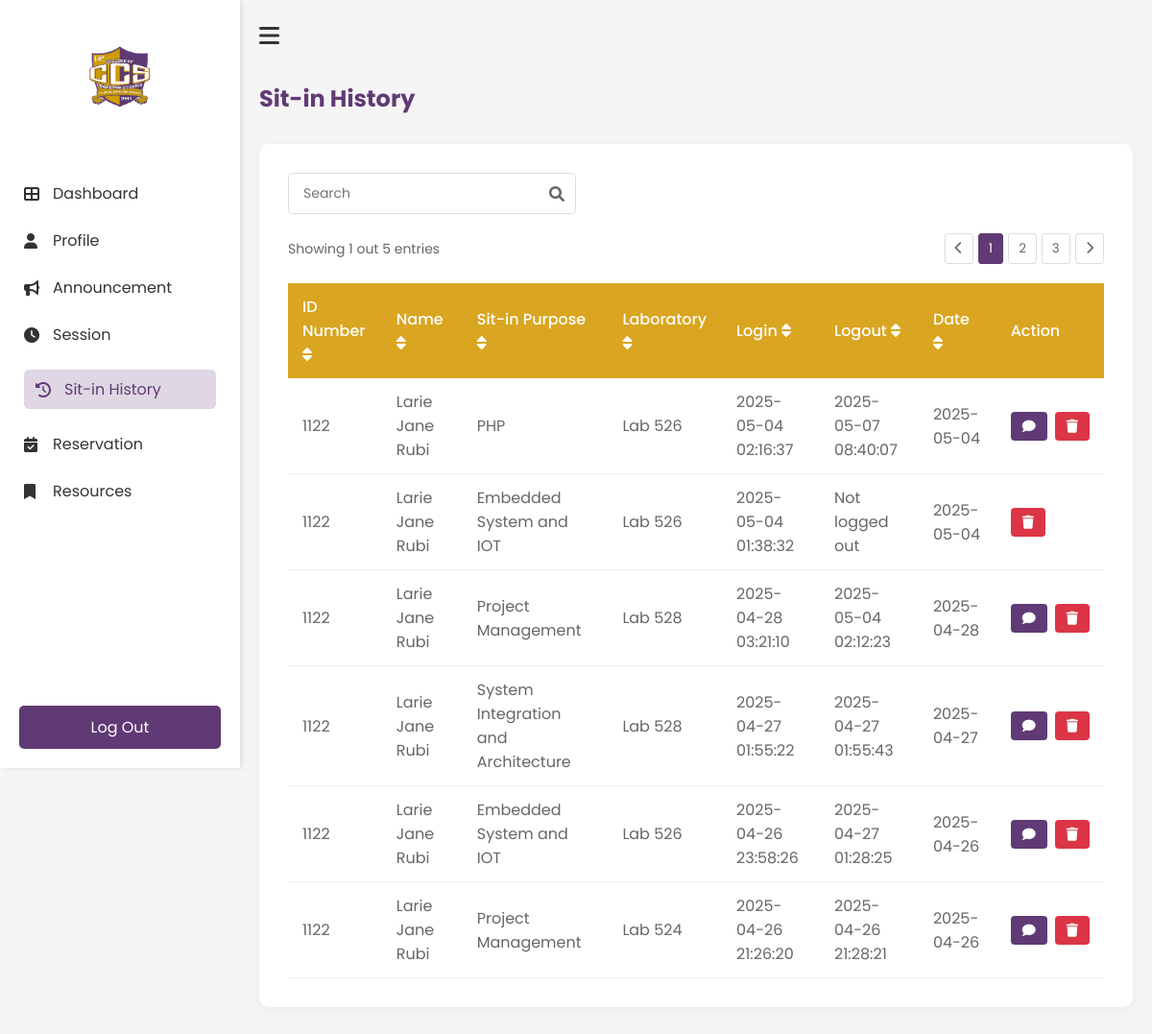
The app's page /History (signed in), older data.
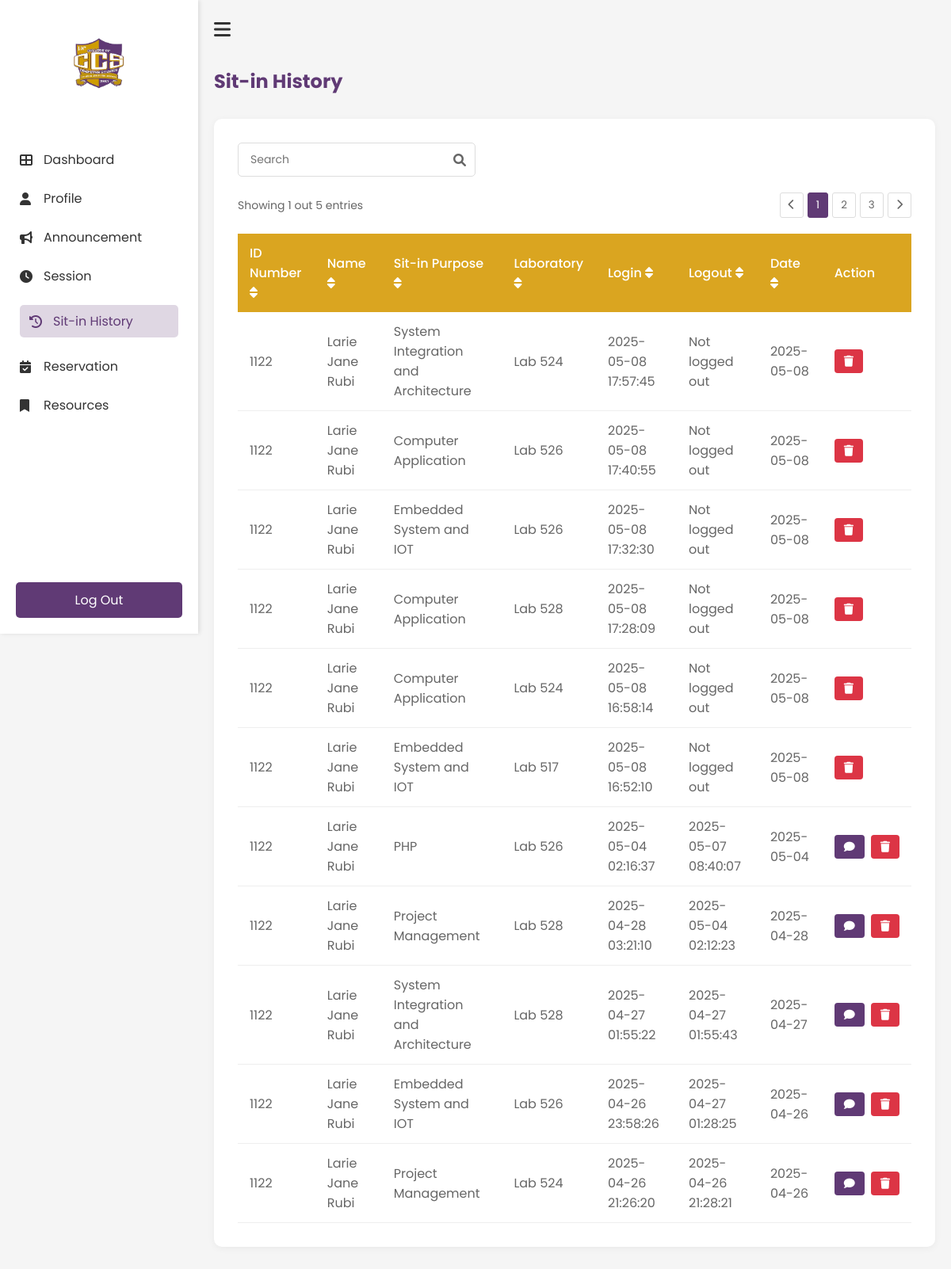
The same page, newer data.
### tables this page shows
CREATE TABLE reservations (
                id INTEGER PRIMARY KEY AUTOINCREMENT,
                idno TEXT NOT NULL,
                purpose TEXT NOT NULL,
                lab TEXT NOT NULL,
                computer_number INTEGER NOT NULL,
                time_in DATETIME NOT NULL,
                time_out DATETIME,
                status TEXT DEFAULT 'Pending',
                requested_time DATETIME,
                FOREIGN KEY (idno) REFERENCES users(IDNO)
            );

### app.py (the view)
@app.route('/History')
def History():
    if 'username' not in session:
        return redirect(url_for('login'))
    history = get_user_history(session['student_id'])
    return render_template('student/history.html', history=history)

### templates/student/history.html (shortened to what this page needs)
<!DOCTYPE html>
<html lang="en">
    <head>
        <link rel="stylesheet" href="{{ url_for('static', filename='student/history.css') }}">
        <link rel="stylesheet" href="https://cdnjs.cloudflare.com/ajax/libs/font-awesome/6.0.0-beta3/css/all.min.css">
    </head>
    <body>
        <div class="history-container">
            <nav class="sidebar" id="sidebar">
                <div class="logo-container">
                    <img src="{{ url_for('static', filename='images/ccs.png') }}" alt="ccs logo" class="logo">
                </div>
                <ul class="nav-links">
                    <li><a href="{{ url_for('Dashboard') }}"><i class="fas fa-th-large"></i>Dashboard</a></li>
                    <li><a href="{{ url_for('Profile') }}"><i class="fas fa-user"></i>Profile</a></li>
                    <li><a href="{{ url_for('Announcement') }}"><i class="fas fa-bullhorn"></i>Announcement</a></li>
                    <li><a href="{{ url_for('Session') }}"><i class="fas fa-clock"></i>Session</a></li>
                    <li><a href="{{ url_for('History') }}" class="active"><i class="fas fa-history"></i>Sit-in History</a></li>
                    <li><a href="{{ url_for('Reservation') }}"><i class="fas fa-calendar-check"></i>Reservation</a></li>
                    <li><a href="{{ url_for('Resources') }}"><i class="fas fa-bookmark"></i>Resources</a></li>
                </ul>
                <div class="logout-section">
                    <a href="{{ url_for('logout') }}" class="logout-btn"></i>Log Out</a>
                </div>
            </nav>
            <main class="main-content">
                <div class="top-bar">
                    <button id="sidebar-toggle" class="hamburger-btn"><i class="fas fa-bars"></i></button>
                </div>
                <h1 class="header">Sit-in History</h1>
                <div class="history-card">
                    <div class="search-container">
                        <input type="text" id="searchInput" placeholder="Search" class="search-input">
                        <i class="fas fa-search search-icon"></i>
                    </div>
                    <div class="table-container">
                        <div class="pagination-top">
                            <span>Showing 1 out 5 entries</span>
                            <div class="pagination-controls">
                                <button class="page-btn"><i class="fas fa-chevron-left"></i></button>
                                <button class="page-btn active">1</button>
                                <button class="page-btn">2</button>
                                <button class="page-btn">3</button>
                                <button class="page-btn"><i class="fas fa-chevron-right"></i></button>
                            </div>
                        </div>
                <table class="history-table" id="historyTable">
                    <thead>
                        <tr>
                            <th onclick="sortTable(0)">ID Number <i class="fas fa-sort"></i></th>
                            <th onclick="sortTable(1)">Name <i class="fas fa-sort"></i></th>
                            <th onclick="sortTable(2)">Sit-in Purpose <i class="fas fa-sort"></i></th>
                            <th onclick="sortTable(3)">Laboratory <i class="fas fa-sort"></i></th>
                            <th onclick="sortTable(4)">Login <i class="fas fa-sort"></i></th>
                            <th onclick="sortTable(5)">Logout <i class="fas fa-sort"></i></th>
                            <th onclick="sortTable(6)">Date <i class="fas fa-sort"></i></th>
                            <th>Action</th>
                        </tr>
                    </thead>
                    <tbody>
                            {% for record in history %}
                            <tr data-id="{{ record.id }}">
                                <td>{{ record.idno }}</td>
                                <td>{{ record.name }}</td>
                                <td>{{ record.purpose }}</td>
                                <td>{{ record.laboratory }}</td>
                                <td>{{ record.login }}</td>
                                <td>{{ record.logout }}</td>
                                <td>{{ record.date }}</td>
                                <td>
                                    <div class="action-buttons">
                                        {% if record.status == 'Completed' %}
                                            <button class="feedback-btn" onclick="openFeedbackModal('{{ record.id }}')">
                                                <i class="fas fa-comment"></i>
                                            </button>
                                        {% endif %}
                                        <button class="delete-btn" onclick="deleteRecord('{{ record.id }}')">
                                            <i class="fas fa-trash"></i>
                                        </button>
                                    </div>
                                </td>
                            </tr>
                            {% endfor %}
                        </tbody>
                </table>
            </div>
        </div>
    </main>
    </body>
</html>

### static/student/history.css (style rules this page uses)
* { margin: 0; padding: 0; box-sizing: border-box; font-family: 'Poppins', sans-serif; }
body { background-color: #f5f5f5; }
.history-container { display: flex; min-height: 100vh; }
.history-card { background: white; border-radius: 10px; padding: 30px; box-shadow: 0 2px 10px rgba(0, 0, 0, 0.05); margin: 20px 0; }
.search-container { position: relative; margin-bottom: 20px; max-width: 300px; }
.search-input { width: 100%; padding: 10px 35px 10px 15px; border: 1px solid #ddd; border-radius: 5px; font-size: 14px; }
.search-icon { position: absolute; right: 12px; top: 50%; transform: translateY(-50%); color: #666; }
.table-container { overflow-x: auto; }
.pagination-top { display: flex; justify-content: space-between; align-items: center; margin-bottom: 20px; color: #666; font-size: 14px; }
.pagination-controls { display: flex; gap: 5px; }
.page-btn { padding: 5px 10px; border: 1px solid #ddd; background: white; border-radius: 3px; cursor: pointer; color: #666; }
.page-btn.active { background-color: #603A75; color: white; border-color: #603A75; }
.history-table { width: 100%; border-collapse: collapse; margin-top: 10px; }
.history-table th { background-color: #DAA520; color: white; text-align: left; padding: 12px 15px; font-weight: 500; }
.history-table td { padding: 12px 15px; border-bottom: 1px solid #eee; color: #666; }
.sidebar { width: 250px; height: 100vh; position: fixed; left: 0; top: 0; background-color: white; padding: 20px 0; transition: all 0.3s ease; box-shadow: 2px 0 5px rgba(0, 0, 0, 0.1); z-index: 1000; }
.main-content { margin-left: 250px; transition: all 0.3s ease; width: calc(100% - 250px); padding: 20px; }
.main-content { flex: 1; padding: 20px; transition: all 0.3s ease; }
.top-bar { display: flex; align-items: center; margin-bottom: 30px; }
.hamburger-btn { background: none; border: none; font-size: 24px; cursor: pointer; margin-right: 15px; color: #333; }
.logo-container { text-align: center; padding: 20px 0; }
.logo { width: 80px; height: auto; }
.nav-links { list-style: none; padding: 0; margin-top: 30px; }
.nav-links li { padding: 12px 25px; }
.nav-links li a { color: #333; text-decoration: none; display: flex; align-items: center; transition: 0.3s; }
.nav-links li a:hover, .nav-links li a.active { padding: 8px 12px; border-radius: 5px; color: #603A75; background-color: rgba(96, 58, 117, 0.2); }
.nav-links li a i { margin-right: 10px; width: 20px; }
.nav-links li a:hover, .nav-links li a.active { color: #603A75; }
.logout-section { position: absolute; bottom: 20px; width: 100%; padding: 0 20px; }
.logout-btn { display: block; width: 100%; padding: 10px; background-color: #603A75; color: white; text-align: center; text-decoration: none; border-radius: 5px; transition: 0.3s; }
.main-content h1 { color: #603A75; margin-bottom: 30px; font-size: 24px; }
.feedback-btn { background-color: #603A75; color: white; border: none; padding: 8px 12px; border-radius: 4px; cursor: pointer; font-family: 'Poppins', sans-serif; display: flex; align-items: center; gap: 5px; }
.feedback-btn i { font-size: 14px; }
.action-buttons { display: flex; gap: 8px; }
.delete-btn { background-color: #dc3545; color: white; border: none; padding: 8px 12px; border-radius: 4px; cursor: pointer; font-family: 'Poppins', sans-serif; display: flex; align-items: center; }
.delete-btn i { font-size: 14px; }

Row changes from the older to the newer data that the page shows:
added reservations: idno "1122", name "Larie Jane Rubi", purpose "System Integration and Architecture", laboratory "Lab 524", login "2025-05-08 17:57:45", logout "Not logged out", date "2025-05-08"
added reservations: idno "1122", name "Larie Jane Rubi", purpose "Computer Application", laboratory "Lab 526", login "2025-05-08 17:40:55", logout "Not logged out", date "2025-05-08"
changed reservations (number 3 of 11 on the later page): login "2025-05-04 01:38:32" → "2025-05-08 17:32:30"; date "2025-05-04" → "2025-05-08"; moves up the list
added reservations: idno "1122", name "Larie Jane Rubi", purpose "Computer Application", laboratory "Lab 528", login "2025-05-08 17:28:09", logout "Not logged out", date "2025-05-08"
added reservations: idno "1122", name "Larie Jane Rubi", purpose "Computer Application", laboratory "Lab 524", login "2025-05-08 16:58:14", logout "Not logged out", date "2025-05-08"
added reservations: idno "1122", name "Larie Jane Rubi", purpose "Embedded System and IOT", laboratory "Lab 517", login "2025-05-08 16:52:10", logout "Not logged out", date "2025-05-08"
